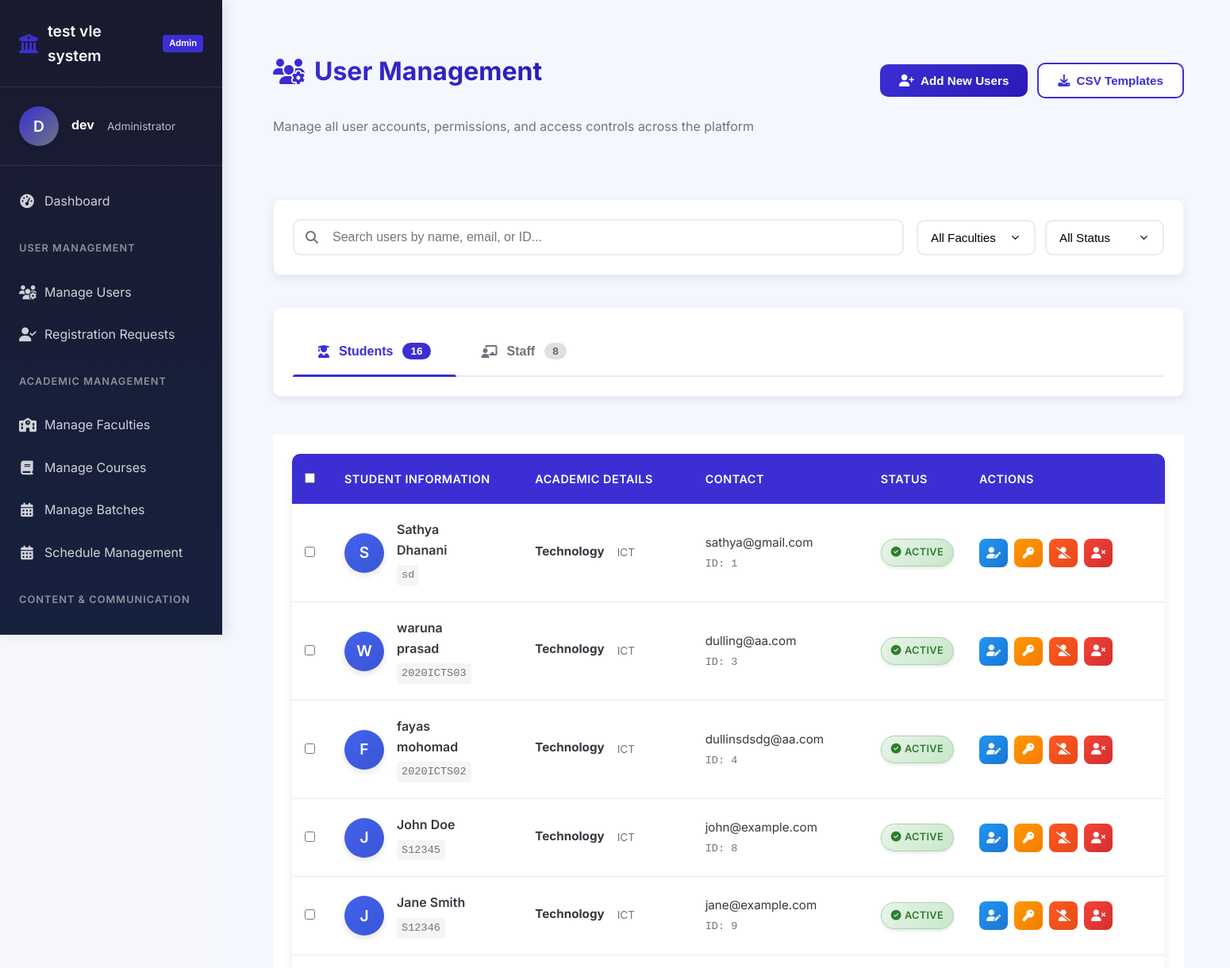
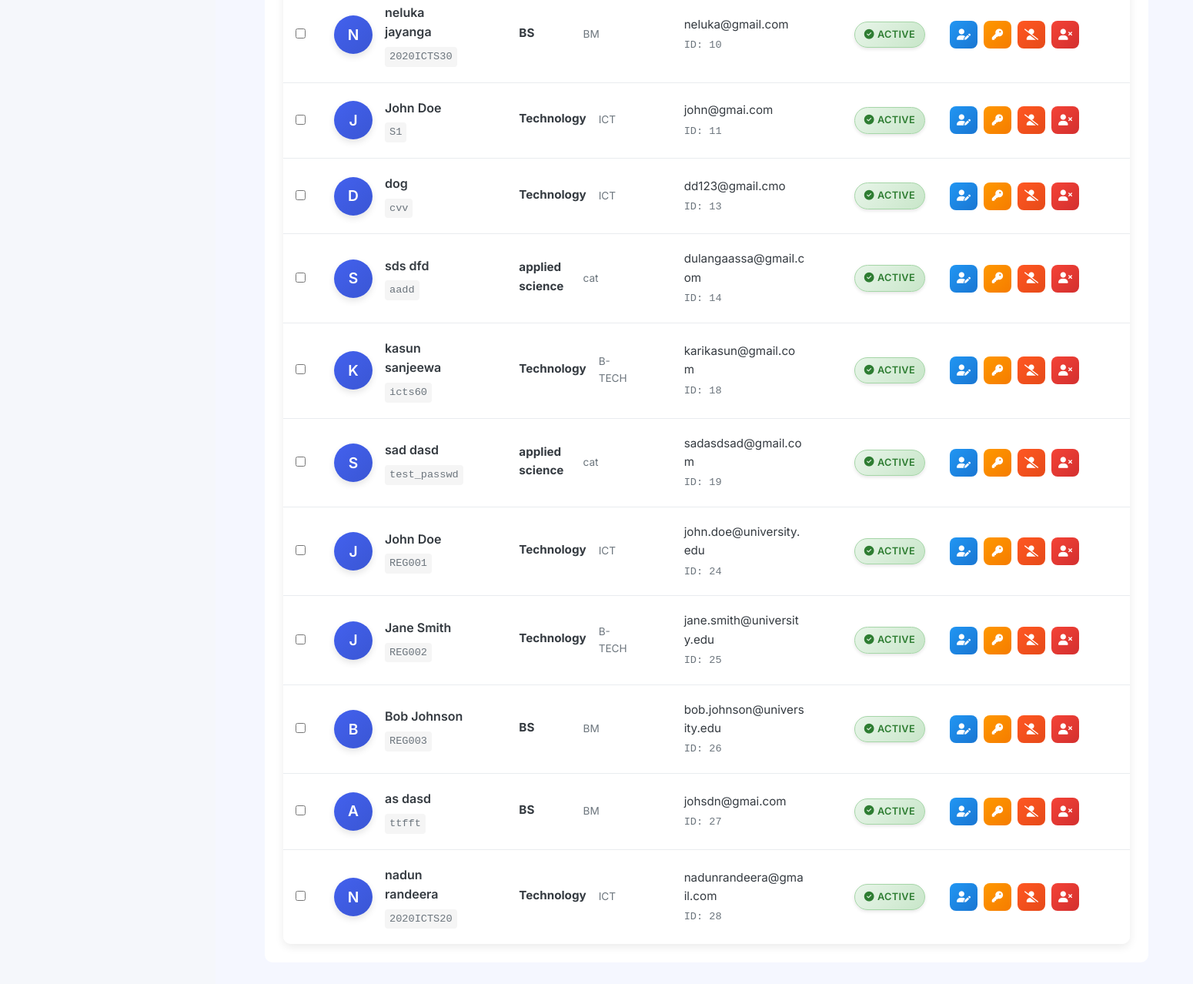
Before: /dashboard/admin/manage_users/ (signed in) with the older database file (2 pictures, top to bottom).
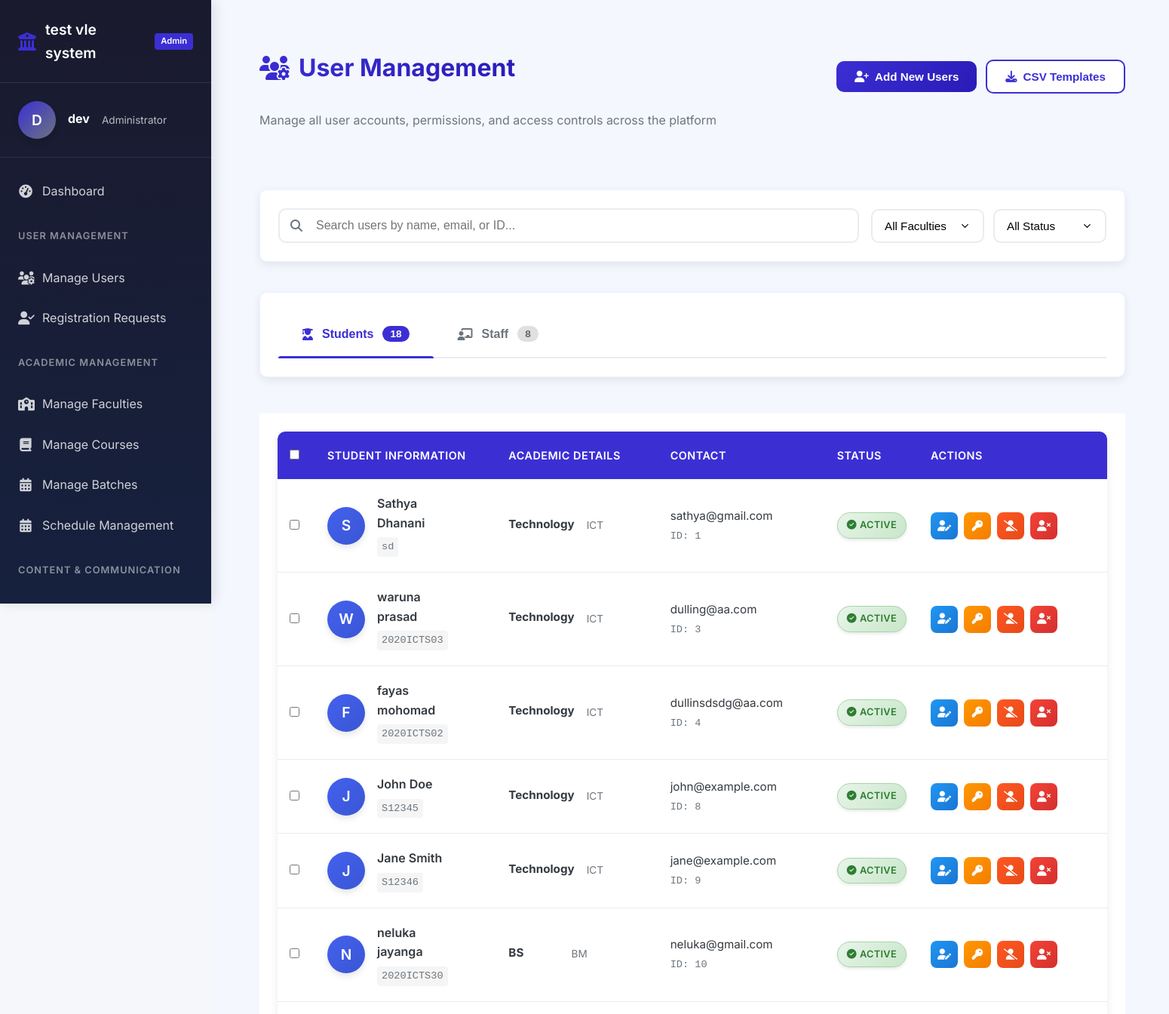
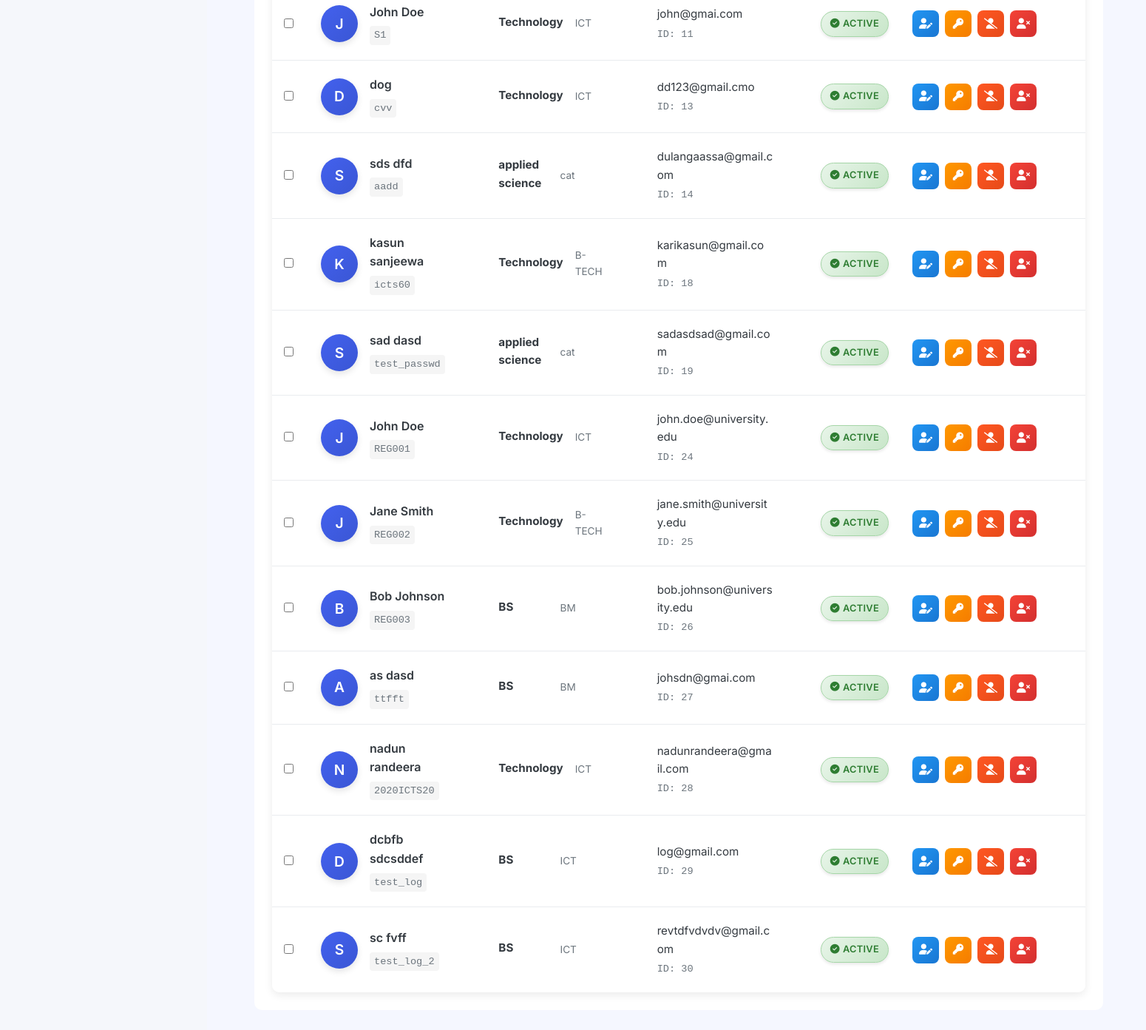
After: the same page with the newer database file (2 pictures, top to bottom).
### Users/models.py (models this page shows, shortened)
class Student(models.Model):
    name = models.CharField(max_length=20)
    faculty_name = models.ForeignKey(Faculty,on_delete=models.CASCADE, null=True)
    department_name = models.ForeignKey(Department,on_delete=models.CASCADE, null=True)
    username = models.OneToOneField(User,on_delete=models.CASCADE, null=True)
    batch = models.ForeignKey(Batch,on_delete=models.SET_NULL,null=True)

class User(AbstractUser):
    class Roles(models.TextChoices):
        STUDENT = "student"
        STAFF = "staff"
        ADMIN = "admin"
    role = models.CharField(max_length=20, choices=Roles.choices, default='student')
    last_activity = models.DateTimeField(blank=True, null=True)
    objects = UserManager()

### university/models.py (models this page shows, shortened)
class Faculty(models.Model):
    university = models.ForeignKey(University, on_delete=models.CASCADE)
    code = models.CharField(max_length=30,null=True)
    name = models.CharField(max_length=50,unique=True)
    dean = models.ForeignKey("Users.Staff", on_delete=models.SET_NULL, null=True, blank=True)
    class Meta:
        unique_together = ('university','name')

class Department(models.Model):
    faculty= models.ForeignKey(Faculty, on_delete=models.CASCADE)
    name= models.CharField(max_length=50,unique=True)
    code = models.CharField(max_length=30,null=True)
    head= models.ForeignKey("Users.Staff", on_delete=models.SET_NULL, null=True, blank=True)
    class Meta:
        unique_together = ('faculty','name')

### dashboard/views.py (the view)
# urls.py: path('admin/manage_users/',views.manage_users,name='manage_users'),
@login_required(login_url='Users:login')
def manage_users(request):
    if not services.check_permission_administater(request.user):
        return redirect('dashboard:route')
    if request.user.role == 'admin':
        students = models.Student.objects.select_related('username')
        staff = models.Staff.objects.select_related('username')
    elif request.user.role == 'staff':
        user = models.Staff.objects.get(username=request.user)
        students = models.Student.objects.select_related('username').filter(faculty_name=user.faculty_name)
        staff = models.Staff.objects.select_related('username').filter(faculty_name=user.faculty_name)
    contex={}
    contex['students']=students
    contex['staff'] = staff
    contex['faculties'] = university_models.Faculty.objects.all()
    contex['departments'] = university_models.Department.objects.all()
    return render(request,"dashboard/admin/manage_users.html",contex)

### Users/services.py (called while the page is built)
def check_permission_administater(user:User)->bool:
    if user.is_staff:
        return True
    return False

### config/config.py (called while the page is built)
def sync_setting():
    global _settings_cache, _last_update
    from .models import SystemSettings
    last_update = SystemSettings.objects.filter(pk=1).values_list("last_update", flat=True).first()
    if not last_update:
        load_settings()
        return
    if last_update == _last_update:
        return
    row = _get_row()
    with _lock:
        _settings_cache = dict(row.settings or {})
        _last_update = row.last_update

def get_setting(key: str):
    if not _settings_cache:
        load_settings()
    if key in _settings_cache:
        return _settings_cache[key]
    if key in SETTINGS_SCHEMA:
        load_schema()
        return _settings_cache[key]
    raise KeyError(f"System setting '{key}' does not exist")

### config/context_processors.py (called while the page is built)
def vle_settings(request):
    return {
        'settings':{
            key:get_setting(key) for key in SETTINGS_SCHEMA
        }
    }

### config/metrics.py (called while the page is built)
def get_system_up_time()->int:
    global SYSTEM_UP_TIME
    if SYSTEM_UP_TIME is None:
        SYSTEM_UP_TIME = time.time()
        return 0
    return time.time()-SYSTEM_UP_TIME

### dashboard/templates/dashboard/admin/manage_users.html (shortened to what the changed rows need)
{% extends "main.html" %}
{% block body %}
<div class="user-management">
    <div class="page-header">
        <div class="header-actions">
            <h1 class="page-title">
                <i class="fas fa-users-cog"></i> User Management
            </h1>
        </div>
    </div>
    <div class="tabs-container card">
        <div class="tabs">
            <button class="tab active" onclick="switchTab('students')">
                <i class="fas fa-user-graduate"></i>
                <span>Students</span>
                <span class="tab-badge" id="studentCount">{{ students|length }}</span>
            </button>
        </div>
    </div>
    <div id="studentsTab" class="tab-content active">
        <div class="table-container">
            <table class="table">
                <thead>
                    <tr>
                        <th style="width: 50px;">
                            <input type="checkbox" id="selectAllStudents" onchange="selectAll('students')">
                        </th>
                        <th>Student Information</th>
                        <th>Academic Details</th>
                        <th>Contact</th>
                        <th>Status</th>
                        <th style="width: 250px;">Actions</th>
                    </tr>
                </thead>
                <tbody>
                    {% if students %}
                        {% for student in students %}
                        <tr class="user-row" data-user-id="{{ student.username.id }}" data-faculty="{{ student.faculty_name.id }}" data-status="{% if student.username.is_active %}active{% else %}suspended{% endif %}">
                            <td>
                                <input type="checkbox" class="user-checkbox" value="{{ student.username.id }}">
                            </td>
                            <td>
                                <div class="user-info">
                                    <div class="user-avatar student">
                                        {{ student.name|first|upper }}
                                    </div>
                                    <div class="user-details">
                                        <div class="editable-field" data-field="name" data-id="{{ student.id }}" data-type="student">
                                            <div class="user-name" id="name-student-{{ student.id }}">{{ student.name }}</div>
                                        </div>
                                        <div class="user-username">{{ student.username.username }}</div>
                                    </div>
                                </div>
                            </td>
                            <td>
                                <div class="academic-info">
                                    <div class="editable-field" data-field="faculty_department" data-id="{{ student.id }}" data-type="student">
                                        <strong id="faculty-student-{{ student.id }}">{{ student.faculty_name.name }}</strong>
                                        <br>
                                        <p id="department-student-{{ student.id }}">{{ student.department_name.name }}</p>
                                    </div>
                                </div>
                            </td>
                            <td>
                                <div class="contact-info">
                                    <div class="editable-field" data-field="email" data-id="{{ student.id }}" data-type="student">
                                        <div class="user-email" id="email-student-{{ student.id }}">{{ student.username.email }}</div>
                                    </div>
                                    <div class="user-id">ID: {{ student.id }}</div>
                                </div>
                            </td>
                            <td>
                                {% if student.username.is_active %}
                                    <span class="badge badge-success">
                                        <i class="fas fa-check-circle"></i> Active
                                    </span>
                                {% else %}
                                    <span class="badge badge-danger">
                                        <i class="fas fa-ban"></i> Suspended
                                    </span>
                                {% endif %}
                            </td>
                            <td>
                                <div class="action-buttons">
                                    <button class="btn-action btn-edit" onclick="openEditModal('student', {{ student.id }}, '{{ student.name|escapejs }}', '{{ student.username.email|escapejs }}', {{ student.username.id }}, {{ student.faculty_name.id }}, {{ student.department_name.id }})" title="Edit User">
                                        <i class="fas fa-user-edit"></i>
                                    </button>
                                    <button class="btn-action btn-password" onclick="resetUserPassword({{ student.username.id }})" title="Reset Password">
                                        <i class="fas fa-key"></i>
                                    </button>
                                    {% if student.username.is_active %}
                                    <button class="btn-action btn-suspend" onclick="toggleUserStatus({{ student.username.id }}, 'suspend')" title="Suspend User">
                                        <i class="fas fa-user-slash"></i>
                                    </button>
                                    {% else %}
                                    <button class="btn-action btn-activate" onclick="toggleUserStatus({{ student.username.id }}, 'activate')" title="Activate User">
                                        <i class="fas fa-user-check"></i>
                                    </button>
                                    {% endif %}
                                    <button class="btn-action btn-delete" onclick="deleteUser({{ student.username.id }})" title="Delete User">
                                        <i class="fas fa-user-times"></i>
                                    </button>
                                </div>
                            </td>
                        </tr>
                        {% endfor %}
                    {% endif %}
                </tbody>
            </table>
        </div>
    </div>
</div>
{% endblock %}

Changed rows visible on the page:
added Student: name|first "D", name "dcbfb sdcsddef", username.username "test_log", faculty_name.name "BS", department_name.name "ICT", username.email "log@gmail.com", id "29", shows "ACTIVE"
added Student: name|first "S", name "sc fvff", username.username "test_log_2", faculty_name.name "BS", department_name.name "ICT", username.email "revtdfvdvdv@gmail.com", id "30", shows "ACTIVE"
Other visible differences:
{{ students|length }}: "16" → "18"
